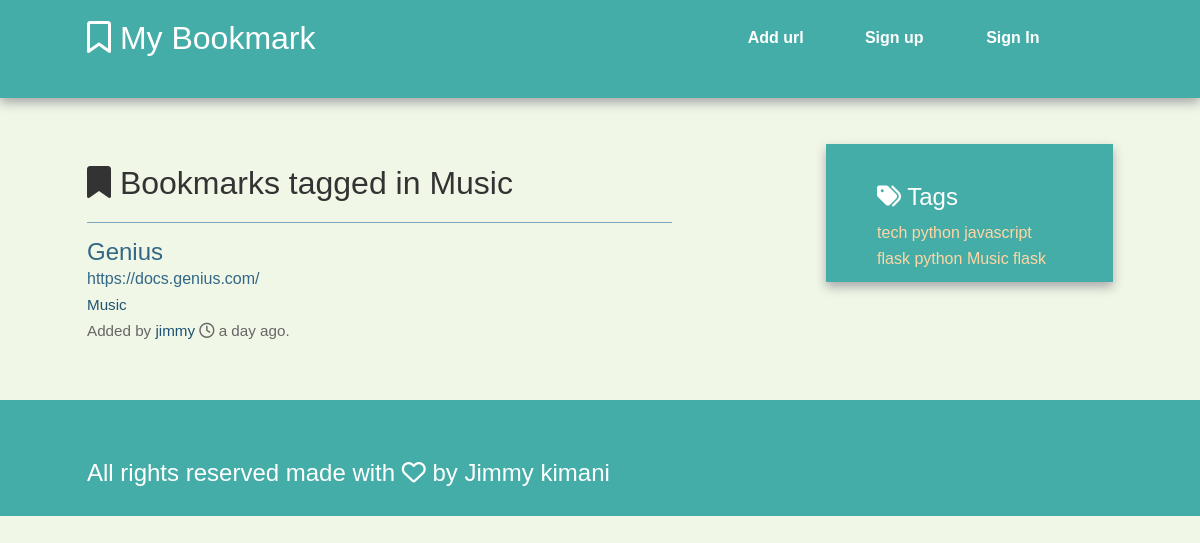
/tag/Music, run on an earlier commit of the app's database.
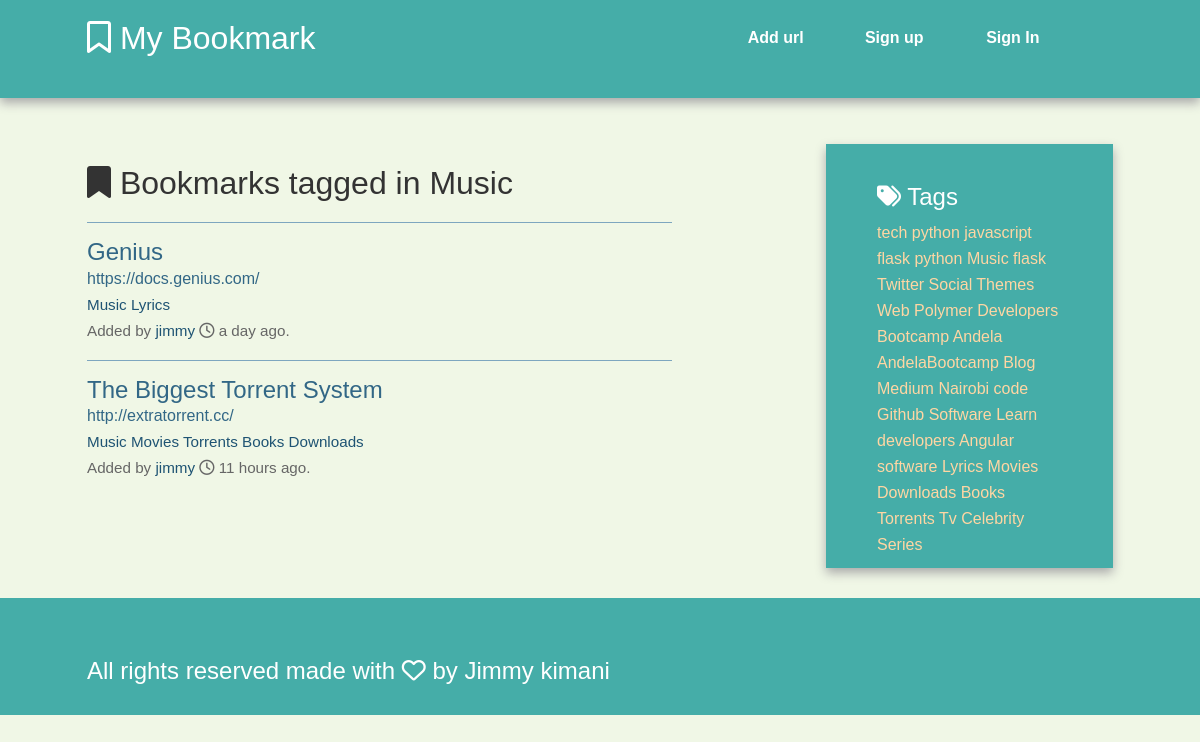
And on a later commit of the database.
### thermo/models.py (models this page shows, shortened)
class Tag(db.Model):
    id = db.Column(db.Integer, primary_key=True)
    name = db.Column(db.String(25), nullable=False, unique=True, index=True)
    @staticmethod
    def all():
        return Tag.query.all()
    def __repr__(self):
        return self.name

class Bookmark(db.Model):
    id = db.Column(db.Integer, primary_key=True)
    url = db.Column(db.Text, nullable=False)
    date = db.Column(db.DateTime, default=datetime.utcnow)
    description = db.Column(db.String(300))
    user_id = db.Column(db.Integer, db.ForeignKey('user.id'), nullable=False)
    _tags = db.relationship('Tag', secondary=tags, backref=db.backref('bookmarks', lazy='dynamic'))
    @property
    def tags(self):
        return ",".join([t.name for t in self._tags])
    @tags.setter
    def tags(self, string):
        if string:
            self._tags = [Tag.get_or_create(name) for name in string.split(',')]

class User(db.Model, UserMixin):
    id = db.Column(db.Integer, primary_key=True)
    username = db.Column(db.String(80), unique=True)
    email = db.Column(db.String(120), unique=True)
    bookmarks = db.relationship('Bookmark', backref='user', lazy='dynamic')
    password_hash = db.Column(db.String)
    @property
    def password(self):
        raise AttributeError('password is not a readable attribute')

### thermo/views.py (the view)
@app.route('/tag/<name>')
def tag(name):
    tag = Tag.query.filter_by(name=name).first_or_404()
    return render_template('tag.html', tag=tag)

### thermo/views.py (called while the page is built)
@app.context_processor
def inject_tags():
    return dict(all_tags=Tag.all)

### thermo/templates/tag.html (shortened to what this page needs)
{% extends "base.html" %}
{% block content %}
<article>
<header>
<h1><i class="fa fa-bookmark" aria-hidden="true"></i> Bookmarks tagged in {{ tag }}  </h1>
        {% if tag.bookmarks.count() > 0 %}
            {% with bookmarks = tag.bookmarks %}
                  {% include 'bookmark_list.html' %}
        {% endwith %}
        {% else %}
        TThere are no bookmarks with this tag.
        {% endif %}
</header>
</article>
{% endblock %}

### thermo/templates/base.html (shortened to what this page needs)
<!doctype html>
<html class="no-js" lang="">
    <head>
        <link href="https://maxcdn.bootstrapcdn.com/bootstrap/3.3.7/css/bootstrap.min.css" rel="stylesheet">
        <link rel="stylesheet" href= '{{ url_for('static', filename='normalize.min.css')}}'>
        <link rel="stylesheet" href= '{{ url_for('static', filename='main.css')}}'>
    </head>
    <body>
        <div class="header-container">
            <header class="wrapper clearfix">
            <a href="{{ url_for('index') }}"><h1 class="title"> <i class="fa fa-bookmark-o" aria-hidden="true"></i> My Bookmark</h1></a>
                <nav>
                    <ul>
                        <li><a href="{{url_for('add')}}">Add url</a></li>
                        {% if current_user.is_authenticated%}
                        <li> <a href="{{ url_for('user', username=current_user.username) }}">My Links</a></li>
                        <li><a href="{{ url_for('logout')}}"> Sign out</a></li>
                        {% else %}
                        <li><a href="{{ url_for('signup')}}">Sign up </a> </i>
                         <li><a href="{{ url_for('login')}}"> Sign In</a></li>
                        {% endif %}
                    </ul>
                </nav>
            </header>
        </div>
        <div class="main-container">
            <div class="main wrapper clearfix">
                {% block content %}
                {% endblock %}
                {% block sidebar %}
                 <aside>
                    <h3><i class="fa fa-tags" aria-hidden="true"></i>  Tags</h3>
                     {% for t in all_tags() %}
                     <a href= "{{  url_for('tag', name=t)}}">{{ t }}</a>
                     {% endfor %}
                </aside>
                {% endblock  %}
                </div>
        </div>
        <div class="footer-container">
            <footer class="wrapper">
                <h3>All rights reserved made with <i class="fa fa-heart-o"> </i>  by Jimmy kimani</h3>
            </footer>
        </div>
    </body>
</html>

### thermo/templates/bookmark_list.html (shortened to what this page needs)
<ul class='bookmarks'>
    {% for bookmark in bookmarks %}
    <li>
        <a class='header' href="{{ bookmark.url}}">
            <h3 class="description">
                {{ bookmark.description|truncate(50, killwords=True) }}
                </h3>
                <span class='url'>
                    {{ bookmark.url|truncate(25, killwords=True) }}
                 </span>
                     </a>
                <div class='info'>
                    <span class="tags">
                        {% if bookmark.tags %}
                        {% for t in bookmark._tags %}
                            <a href="{{ url_for('tag', name=t)}}">{{ t }}</a>
                            {% endfor %}
                        {% else %} No tags.
                        {% endif %}
                    </span>
                    <br>
                    Added by <a href="{{ url_for('user', username=bookmark.user.username) }}">
                    {{ bookmark.user.username}}
                    </a> <i class="fa fa-clock-o" aria-hidden="true"></i>
                    {{ moment(bookmark.date).fromNow() }}.
                </div>
    </li>
    {% endfor %}

### thermo/static/main.css (style rules this page uses)
html { color: #222; font-size: 1em; line-height: 1.4; }
body { font: 16px/26px Helvetica, Helvetica Neue, Arial; background-color: #f0f7e6; }
.wrapper { width: 90%; margin: 0 5%; }
.header-container { border-bottom: 20px solid #45ada8; }
.footer-container, .main aside { border-top: 20px solid#45ada8; }
.header-container, .footer-container, .main aside { background: #45ada8; }
.title { color: white; }
nav ul { margin: 0; padding: 0; list-style-type: none; }
nav a { display: block; margin-bottom: 10px; padding: 15px 0; text-align: center; text-decoration: none; font-weight: bold; color: white; background: #45ada8 }
.main { padding: 30px 0; }
.main article h1 { font-size: 2em; }
.main aside { color: white; padding: 0px 5% 10px; }
.footer-container footer { color: white; padding: 20px 0; }
a, a:visited { color:#1e5373 }
aside a { color: #ffd6a3; }
.main aside h3, footer h3, footer a, footer a:visited { color: white }
@media only screen and (min-width: 480px) { nav a { float: left; width: 27%; margin: 0 1.7%; padding: 25px 2%; margin-bottom: 0; } }
@media only screen and (min-width: 480px) { nav li:first-child a { margin-left: 0; } }
@media only screen and (min-width: 480px) { nav li:last-child a { margin-right: 0; } }
@media only screen and (min-width: 480px) { ul.bookmarks { list-style:none none; padding-left: 0; } }
@media only screen and (min-width: 480px) { ul.bookmarks li { padding-bottom: .5em; border-top:1px solid #7ea6bf; padding: 1em 0; } }
@media only screen and (min-width: 480px) { a.header { color:#326786; text-decoration: none; display: block; } }
@media only screen and (min-width: 480px) { a.header h3 { margin:0 0; } }
@media only screen and (min-width: 480px) { div.info { font-size: .95em; color: #666666 } }
@media only screen and (min-width: 480px) { nav ul li { display: inline; } }
@media only screen and (min-width: 768px) { .header-container, .main aside { -webkit-box-shadow: 0 5px 10px #aaa; -moz-box-shadow: 0 5px 10px #aaa; box-shadow: 0 5px 10px #aaa; } }
@media only screen and (min-width: 768px) { .title { float: left; } }
@media only screen and (min-width: 768px) { nav { float: right; width: 38%; } }
@media only screen and (min-width: 768px) { .main article { float: left; width: 57%; } }
@media only screen and (min-width: 768px) { .main aside { float: right; width: 28%; } }
@media only screen and (min-width: 1140px) { .wrapper { width: 1026px; margin: 0 auto; } }
.clearfix:before, .clearfix:after { content: " "; display: table; }
.clearfix:after { clear: both; }
.clearfix { *zoom: 1; }

What changed in the data, as far as the page shows it:
added Tag: name "Lyrics"
added Bookmark: description "The Biggest Torrent System", url "http://extratorrent.cc/", user.username "jimmy", date "11 hours ago", Tag (name "Music")
added Tag: name "Movies"
added Tag: name "Torrents"
added Tag: name "Books"
added Tag: name "Downloads"
added Tag: name "Twitter", shown under "Tags"
added Tag: name "Social", shown under "Tags"
added Tag: name "Themes", shown under "Tags"
added Tag: name "Web", shown under "Tags"
added Tag: name "Polymer", shown under "Tags"
added Tag: name "Developers", shown under "Tags"
added Tag: name "Bootcamp", shown under "Tags"
added Tag: name "Andela", shown under "Tags"
added Tag: name "AndelaBootcamp", shown under "Tags"
added Tag: name "Blog", shown under "Tags"
added Tag: name "Medium", shown under "Tags"
added Tag: name "Nairobi", shown under "Tags"
added Tag: name "code", shown under "Tags"
added Tag: name "Github", shown under "Tags"
added Tag: name "Software", shown under "Tags"
added Tag: name "Learn", shown under "Tags"
added Tag: name "developers", shown under "Tags"
added Tag: name "Angular", shown under "Tags"
added Tag: name "software", shown under "Tags"
added Tag: name "Tv", shown under "Tags"
added Tag: name "Celebrity", shown under "Tags"
added Tag: name "Series", shown under "Tags"
